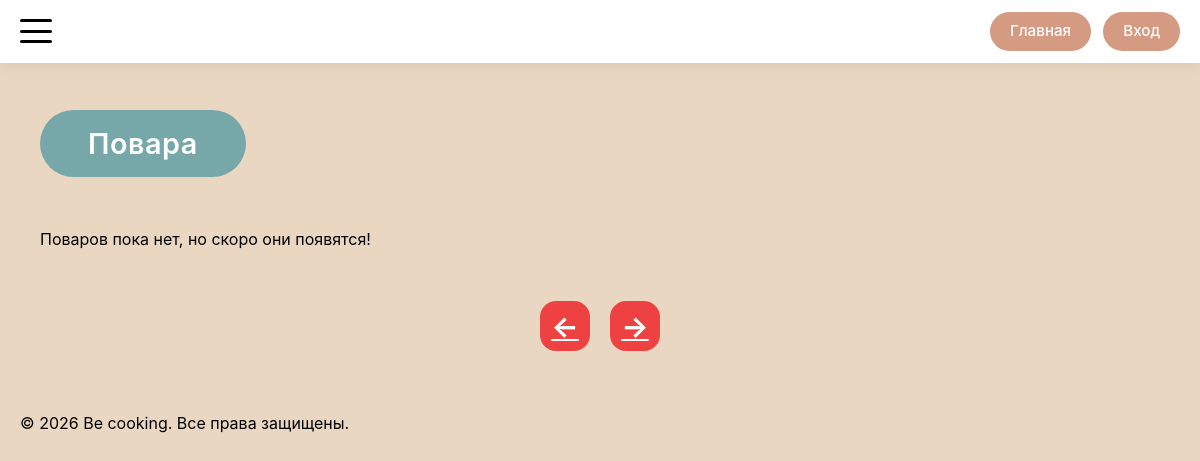
The app's page /chefs, older data.
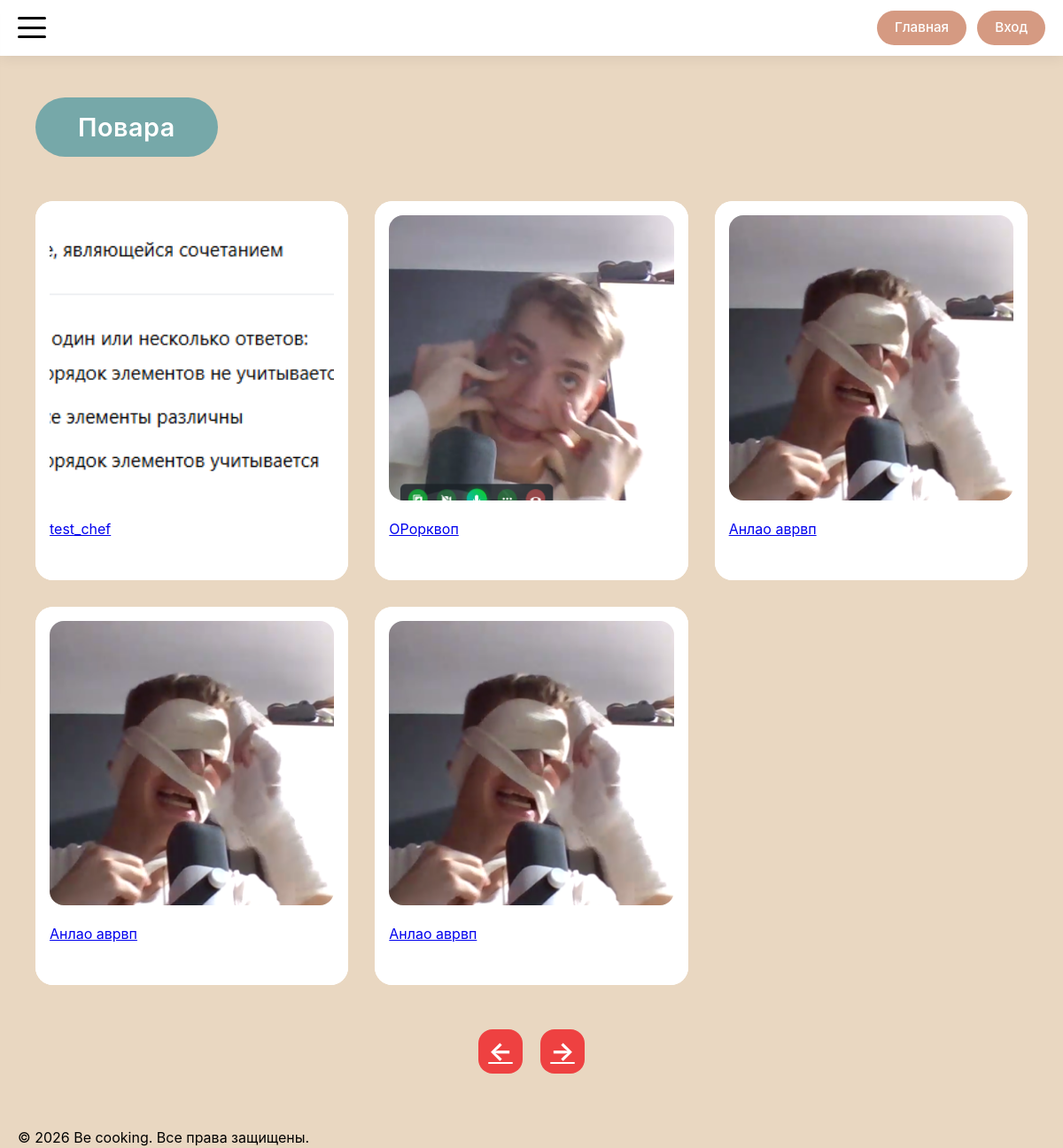
The same page, newer data.
### models.py (models this page shows)
class Chef(db.Model):
    __tablename__ = 'chef'
    id = db.Column(db.Integer, primary_key=True)
    name = db.Column(db.String(70), nullable=False)
    description = db.Column(db.Text, nullable=False)
    image_url = db.Column(db.String(300))
    tags = db.Column(db.JSON)  # Хранит массив строк: ["итальянская", "французская"]
    created_at = db.Column(db.DateTime, default=datetime.utcnow)
    user_id = db.Column(db.Integer, db.ForeignKey('user.id'), nullable=False)

### routes/chef_routes.py (the view)
@app.route('/chefs')
def chefs():
    page = request.args.get('page', 1, type=int)
    category = request.args.get('category', type=str)
    per_page = 6
    query = Chef.query.order_by(Chef.created_at.desc())
    if category:
        query = query.filter(Chef.tags.contains(category.lower()))
    pagination = query.paginate(page=page, per_page=per_page, error_out=False)
    adapted_chefs = [adapt_chef_for_template(c) for c in pagination.items]
    return render_template(
        'chefs/chefs.html',
        chefs=adapted_chefs,
        current_page=page,
        has_next=pagination.has_next,
        current_category=category
    )

### app.py (called while the page is built)
@app.context_processor
def inject_enums():
    return dict(UserRoleEnum=UserRoleEnum)

### routes/chef_routes.py (called while the page is built)
def adapt_chef_for_template(chef):
    if chef:
        chef.photo_url = chef.image_url
        chef.bio = chef.description
    return chef

### templates/chefs/chefs.html (shortened to what this page needs)
{% extends 'base/base.html' %}
{% block main_class %}gallery-main{% endblock %}
{% block container_class %}gallery-container{% endblock %}
{% block content %}
<div class="gallery-header-wrapper" style="display: flex; justify-content: space-between; align-items: center;">
    <h1 class="gallery-title">Повара</h1>
</div>
<div class="gallery-grid">
    {% for chef in chefs %}
        {% with
            title = chef.name,
            image_url = chef.photo_url,
            detail_endpoint = 'chef_profile',
            item_id = chef.id
        %}
            {% include 'components/_card.html' %}
        {% endwith %}
    {% else %}
        <p>Поваров пока нет, но скоро они появятся!</p>
    {% endfor %}
</div>
<div class="gallery-pagination">
    <a href="{{ url_for('chefs', page=current_page-1) }}" class="pagination-btn {% if current_page == 1 %}disabled{% endif %}">←</a>
    <a href="{{ url_for('chefs', page=current_page+1) }}" class="pagination-btn {% if not has_next %}disabled{% endif %}">→</a>
</div>
{% endblock %}

### templates/components/_card.html
{% if detail_endpoint == 'recipe_detail' or card_name == 'recipe' %}
<div class="card">
    <a href="{{ url_for(detail_endpoint, recipe_id=item_id) }}"
       class="card-link">
        <div class="card-inner">
            <div class="card-image">
                <img src="{{ recipe.main_image_url if (recipe and recipe.main_image_url) else 'https://placehold.co/400x300' }}"
                     alt="{{ recipe.title if recipe else 'Рецепт' }}">
            </div>
            <div class="card-text">{{ recipe.title if recipe else 'Рецепт' }}</div>
        </div>
    </a>
</div>
{% else %}
<div class="card">
    <a href="{{ url_for(detail_endpoint, chef_id=item_id) }}"
       class="card-link">
        <div class="card-inner">
            <div class="card-image">
                <img src="{{ image_url if image_url else 'https://placehold.co/400x300' }}"
                     alt="{{ title }}">
            </div>
            <div class="card-text">{{ title }}</div>
        </div>
    </a>
</div>
{% endif %}

Row changes from the older to the newer data that the page shows:
added Chef: image_url (picture), name "test_chef"
added Chef: image_url (picture), name "ОРорквоп"
added Chef: image_url (picture), name "Анлао аврвп"
added Chef: image_url (picture), name "Анлао аврвп"
added Chef: image_url (picture), name "Анлао аврвп"
Text that changed along with them:
text no longer shown: "Поваров пока нет, но скоро они появятся!"
